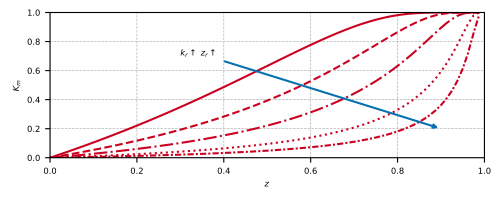

The Python source for this figure:
import os
from pathlib import Path
import numpy as np
import matplotlib.pyplot as plt

import matplotlib

matplotlib.rcParams.update({"font.size": 6})


def line_style_generator():
    """
    Generator that yields different matplotlib line styles dynamically.
    """
    styles = ["-", "--", "-.", ":"]
    dash_styles = [
        (0, (3, 1, 1, 1)),
        (0, (5, 5)),
        (0, (1, 1)),
        (0, (5, 2, 1, 2)),
        (0, (2, 2, 8, 2)),
    ]
    i = 0
    while True:
        if i < len(styles):
            yield styles[i]
        else:
            yield dash_styles[(i - len(styles)) % len(dash_styles)]
        i += 1


def K_m(z, z_r, k_r):
    return 1 - np.exp((1 - z_r) / k_r * z / (z - 1))


if __name__ == "__main__":
    os.chdir(Path(__file__).parent)

    ls_gen = line_style_generator()
    plt.figure(figsize=(5, 2))
    ax = plt.gca()

    for k_r in [0.5, 1, 2, 5, 1e1]:
        z = np.linspace(0, 1.0, 80, endpoint=False)
        plt.plot(z, K_m(z, 0.5, k_r), linestyle=next(ls_gen), color="#ca0020")

    ax.annotate(
        r"$k_r\uparrow~z_r\uparrow$",
        xy=(0.9, 0.2),
        xytext=(0.3, 0.7),
        arrowprops=dict(arrowstyle="-|>", lw=1.5, color="#0571b0"),
    )

    plt.xlabel(r"$z$")
    plt.ylabel(r"$K_m$")
    plt.xlim(0, 1)
    plt.ylim(0, 1)
    plt.grid(True, linestyle="--", linewidth=0.5)
    plt.tight_layout()
    plt.savefig("illustration_km.pdf")
